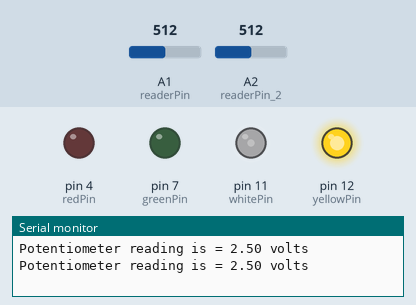
Recording of a sketch running on a simulated Arduino Uno, built with avr-gcc and run on an emulated ATmega328P. Shown: output pins drawn as LEDs (lit = HIGH), the last lines printed to the serial monitor. Dashed ring = blinking. The inputs (shaded band) are chosen by the test bench; at power-on: A1 (readerPin) = 512, A2 (readerPin_2) = 512.

Above: at 1.8 s.
1.9 s: A1 (readerPin) set to 603
3.4 s: A1 (readerPin) set to 628
At 4.8 s:
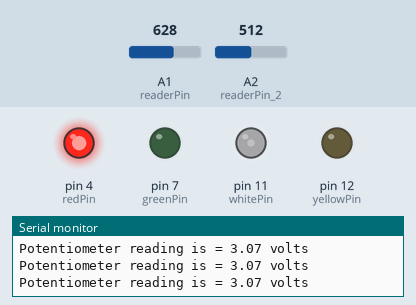
5.5 s: A1 (readerPin) set to 904
9.7 s: A1 (readerPin) set to 934
At 10.05 s:
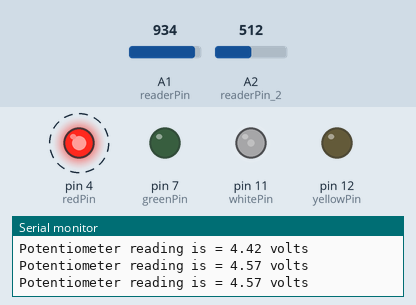
13.2 s: A1 (readerPin) set to 306
At 14.0 s:
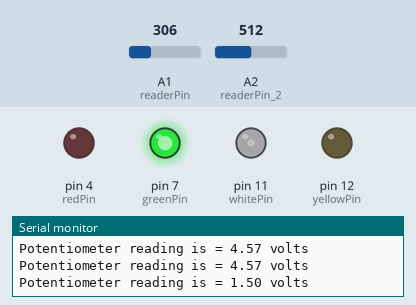
14.8 s: A1 (readerPin) set to 392
16.5 s: A1 (readerPin) set to 428
At 18.3 s:
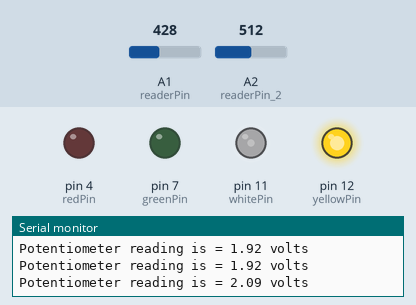
Timing chart, 0 to 19.8 s (numbered marks = the images above; inputs shaded):
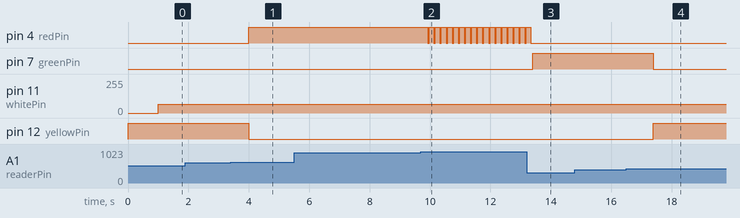

The sketch:

Potentiometer_LEDs_findingVoltage.ino
```cpp
int redPin = 4;
int greenPin = 7;
int yellowPin = 12;
int whitePin = 11;

int readerPin = A1;
int readerPin_2 = A2;

int volts_1;
int volts_2;
float realVolts_1;
float realVolts_2;

int time = 1000;
int redPinTime = 50;


void setup() {
  // put your setup code here, to run once:

  Serial.begin(9600);

  pinMode(redPin,OUTPUT);
  pinMode(greenPin,OUTPUT);
  pinMode(yellowPin,OUTPUT);

  pinMode(readerPin,INPUT);
  pinMode(whitePin,OUTPUT);

}

void loop() {
  // put your main code here, to run repeatedly:
  volts_1 = analogRead(readerPin);
  realVolts_1 = (5.0/1023.0) * volts_1;

  Serial.print("Potentiometer reading is = ");
  Serial.print(realVolts_1);
  Serial.println(" volts");


  if (realVolts_1 > 0.0 && realVolts_1 < 2.0 || realVolts_1 == 0.0){
    digitalWrite(yellowPin,LOW);
    digitalWrite(greenPin,HIGH);
    digitalWrite(redPin,LOW);
    delay(time);
  }


  if (realVolts_1 > 2.0 && realVolts_1 < 3.0){
    digitalWrite(yellowPin,HIGH);
    digitalWrite(greenPin,LOW);
    digitalWrite(redPin,LOW);
    delay(time);
  }


   if (realVolts_1 > 3.0 && realVolts_1 < 5.0){
    digitalWrite(yellowPin,LOW);
    digitalWrite(greenPin,LOW);
    digitalWrite(redPin,HIGH);


   }

   if (realVolts_1 > 4.5 || realVolts_1 == 5.0){
     digitalWrite(redPin,HIGH);
     delay(redPinTime);
     digitalWrite(redPin,LOW);
     digitalWrite(redPin,HIGH);
     delay(redPinTime);
     digitalWrite(redPin,LOW);
     digitalWrite(redPin,HIGH);
     delay(redPinTime);
     digitalWrite(redPin,LOW);
     delay(redPinTime);
   }

volts_2 = analogRead(readerPin_2);
realVolts_2 = 4.0117 * readerPin_2;
analogWrite(whitePin,realVolts_2);


}
```

Measured:
- the behaviour switches between 613 and 614 on A1 (readerPin) (found by bisection; images 0 and 1)
- the behaviour switches between 920 and 921 on A1 (readerPin) (found by bisection; images 1 and 2)
- the behaviour switches between 409 and 410 on A1 (readerPin) (found by bisection; images 3 and 4)
- after the input at 3.4 s, pin 4 (redPin): LOW → HIGH after 0.60 s; pin 12 (yellowPin): HIGH → LOW after 0.60 s
- after the input at 9.7 s, pin 4 (redPin): alternates HIGH for 0.15 s and LOW for 0.05 s, starting after 0.23 s
- after the input at 13.2 s, pin 4 (redPin): goes on until 13.3 s, then stays LOW; pin 7 (greenPin): LOW → HIGH after 0.19 s
- after the input at 16.5 s, pin 7 (greenPin): HIGH → LOW after 0.90 s; pin 12 (yellowPin): LOW → HIGH after 0.90 s
